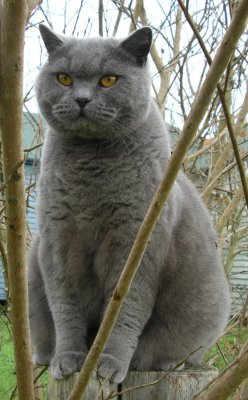
#> input picture cat.jpg, 248 x 400 px
$ jupyter execute opencv.ipynb
#> lines starting #> are read from the running program, lines starting #| are printed output that depends on the picture
[cell 1]
import cv2
from matplotlib import pyplot as plt

[cell 2]
x = cv2.imread('cat.jpg')
#> x is the input picture: shape (400, 248, 3); mean B, G, R 103.4, 116.7, 117.6

[cell 3]
plt.imshow(x[35:140,20:150,::-1])
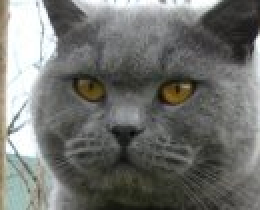
#> shown: shape (105, 130, 3) (shown 2 times larger); mean R, G, B 113.4, 114.6, 111
